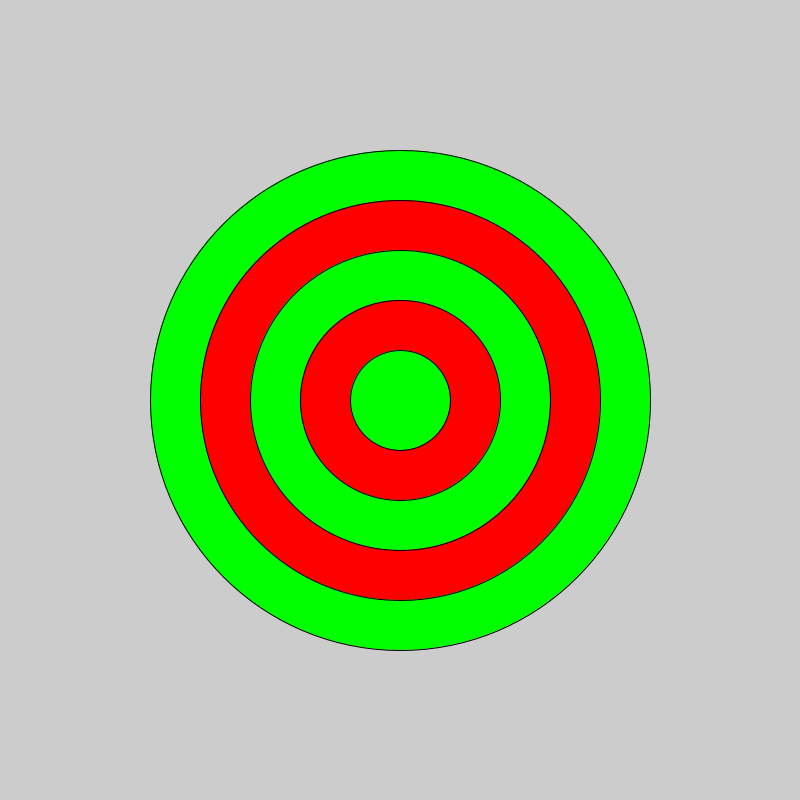
Frame 1 (no input)
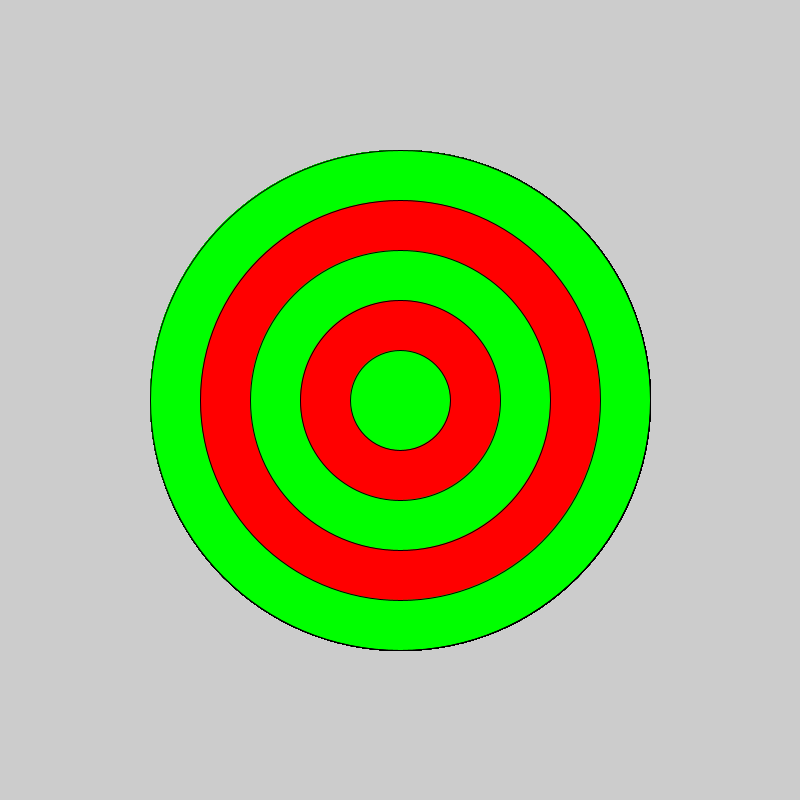
Frame 60 (the mouse pressed at the canvas centre just before this capture)
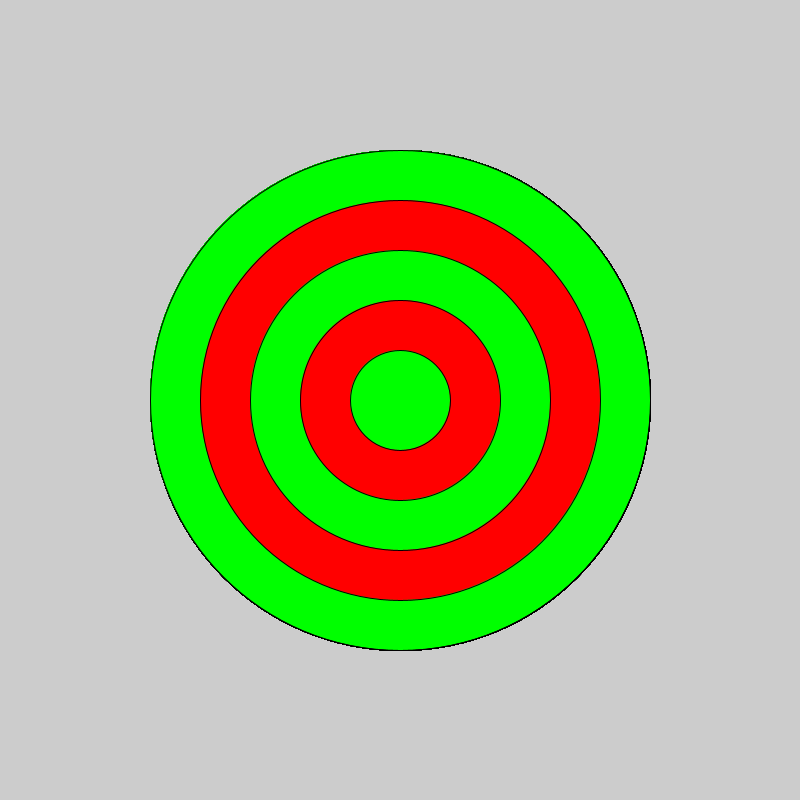
Frame 120 (the mouse held since frame 60 and released just before this capture)

The Processing sketch that drew these frames (run headless with seeded random() and noise(); from frame 60 on, the mouse is pressed at the canvas centre):

// Processing sketch: sketch_190108a
// ── sketch_190108a.pde

void setup(){
size(800, 800);
}
void draw(){
for(int i = 5; i > 0; i--){
int size = 1;
size *= (i*100);
if(i%2 == 0){
fill(255, 0, 0);
}
else if(i%2 == 1){
fill(0, 255, 0);
}
ellipse(400, 400, size, size);
}
}
